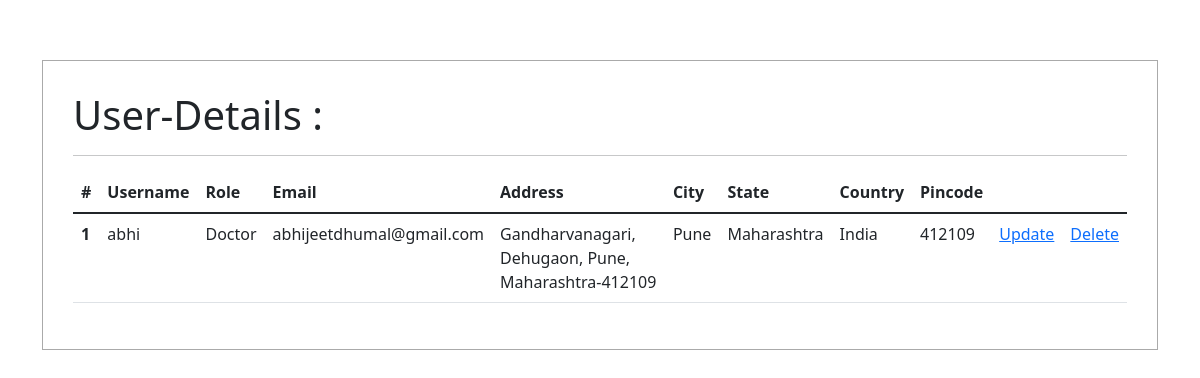
The page /userdetails/1/ (signed in) on the database its author committed.
### form/models.py (models this page shows, shortened)
class Profile(models.Model):
    user = models.OneToOneField(User, on_delete=models.CASCADE)
    role=models.CharField("Doctor/Patient",max_length=20,null=True)
    image = models.ImageField(upload_to='images/',null=True, blank=True)
    address_line1=city = models.CharField("Address_Line1", max_length=100, blank=True)
    city = models.CharField("City", max_length=50, blank=True)
    state = models.CharField("State", max_length=50, blank=True)
    country = models.CharField("Country", max_length=50, blank=True)
    pincode = models.CharField("Pincode", max_length=50, blank=True)

### form/views.py (the view)
# urls.py: path('userdetails/<str:pk>/', views.UserDetails,name="userdetails"),
@login_required
def UserDetails(request,pk):
    userdetails=User.objects.get(id=pk)
    profiledetails=Profile.objects.get(id=pk)
    context={'userdetails':userdetails,"profiledetails":profiledetails}
    return render(request,"form/userdetails.html",context)

### form/templates/form/userdetails.html (shortened to what this page needs)
<!doctype html>
<html lang="en">
<head>
    <link href="https://cdn.jsdelivr.net/npm/bootstrap@5.1.3/dist/css/bootstrap.min.css" rel="stylesheet"
>
</head>
<body>
    <div class="container" style="justify-content: center;align-items: center;margin-top: 5%;">
        <div class="container col-md-12" style="padding:30px;border:1px solid #aaa;margin-top: 10px;">
            <h1>User-Details : </h1>
            <hr>
            <table class="table">
                <thead>
                    <tr>
                        <th scope="col">#</th>
                        <th scope="col">Username</th>
                        <th scope="col">Role</th>
                        <th scope="col">Email</th>
                        <th scope="col">Address</th>
                        <th scope="col">City</th>
                        <th scope="col">State</th>
                        <th scope="col">Country</th>
                        <th scope="col">Pincode</th>
                    </tr>
                </thead>
                <tbody>
                    <tr>
                        <th scope="row">{{userdetails.id}}</th>
                        <td>{{userdetails.username}}</a></td>
                        <td>{{profiledetails.role}}</td>
                        <td>{{userdetails.email}}</td>
                        <td>{{profiledetails.address_line1}}</td>
                        <td>{{profiledetails.city}}</td>
                        <td>{{profiledetails.state}}</td>
                        <td>{{profiledetails.country}}</td>
                        <td>{{profiledetails.pincode}}</td>
                        <td><a href="{% url 'updateuserdetails' userdetails.id %}">Update</a></td>
                        <td><a href="{% url 'deleteuserdetails' userdetails.id %}">Delete</a></td>
                    </tr>
                </tbody>
            </table>
        </div>
    </div>
</body>
</html>

### rows shown on the page
Profile: role "Doctor", address_line1 "Gandharvanagari, Dehugaon, Pune, Maharashtra-412109", city "Pune", state "Maharashtra", country "India", pincode "412109"

### other values the page prints
{{ userdetails.id }} "1"
{{ userdetails.username }} "abhi"
{{ userdetails.email }} "abhijeetdhumal@gmail.com"
